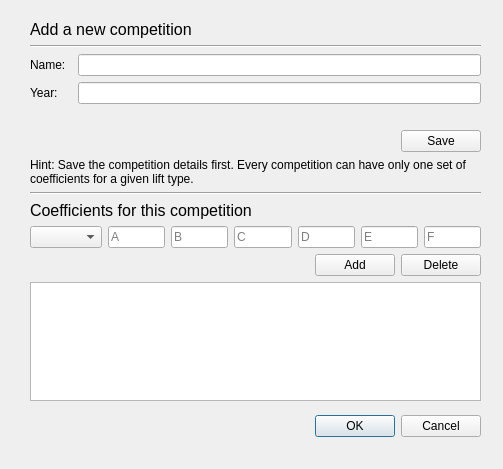
<?xml version="1.0" encoding="UTF-8"?>
<ui version="4.0">
 <class>Dialog</class>
 <widget class="QDialog" name="Dialog">
  <property name="geometry">
   <rect>
    <x>0</x>
    <y>0</y>
    <width>503</width>
    <height>469</height>
   </rect>
  </property>
  <property name="windowTitle">
   <string>New Competition</string>
  </property>
  <widget class="QDialogButtonBox" name="buttonBox">
   <property name="geometry">
    <rect>
     <x>140</x>
     <y>410</y>
     <width>341</width>
     <height>32</height>
    </rect>
   </property>
   <property name="orientation">
    <enum>Qt::Horizontal</enum>
   </property>
   <property name="standardButtons">
    <set>QDialogButtonBox::Cancel|QDialogButtonBox::Ok</set>
   </property>
  </widget>
  <widget class="QWidget" name="verticalLayoutWidget_3">
   <property name="geometry">
    <rect>
     <x>30</x>
     <y>20</y>
     <width>451</width>
     <height>381</height>
    </rect>
   </property>
   <layout class="QVBoxLayout" name="mainLayout">
    <item>
     <layout class="QVBoxLayout" name="verticalLayout">
      <item>
       <widget class="QLabel" name="main_lbl">
        <property name="font">
         <font>
          <pointsize>12</pointsize>
         </font>
        </property>
        <property name="text">
         <string>Add a new competition</string>
        </property>
        <property name="textFormat">
         <enum>Qt::RichText</enum>
        </property>
       </widget>
      </item>
      <item>
       <widget class="Line" name="line">
        <property name="orientation">
         <enum>Qt::Horizontal</enum>
        </property>
       </widget>
      </item>
      <item>
       <layout class="QFormLayout" name="formLayout">
        <property name="fieldGrowthPolicy">
         <enum>QFormLayout::AllNonFixedFieldsGrow</enum>
        </property>
        <item row="0" column="0">
         <widget class="QLabel" name="name_lbl">
          <property name="text">
           <string>Name:  </string>
          </property>
         </widget>
        </item>
        <item row="0" column="1">
         <widget class="QLineEdit" name="nameEdit"/>
        </item>
        <item row="1" column="0">
         <widget class="QLabel" name="year_lbl">
          <property name="text">
           <string>Year:</string>
          </property>
         </widget>
        </item>
        <item row="1" column="1">
         <widget class="QLineEdit" name="yearEdit"/>
        </item>
        <item row="3" column="1">
         <layout class="QHBoxLayout" name="horizontalLayout_2">
          <item>
           <spacer name="horizontalSpacer_2">
            <property name="orientation">
             <enum>Qt::Horizontal</enum>
            </property>
            <property name="sizeHint" stdset="0">
             <size>
              <width>40</width>
              <height>20</height>
             </size>
            </property>
           </spacer>
          </item>
          <item>
           <widget class="QPushButton" name="pushButton">
            <property name="text">
             <string>Save</string>
            </property>
           </widget>
          </item>
         </layout>
        </item>
        <item row="2" column="1">
         <widget class="QLabel" name="error_lbl">
          <property name="text">
           <string/>
          </property>
         </widget>
        </item>
       </layout>
      </item>
     </layout>
    </item>
    <item>
     <layout class="QVBoxLayout" name="verticalLayout_2">
      <item>
       <widget class="QLabel" name="hint_lbl">
        <property name="text">
         <string>Hint: Save the competition details first. Every competition can have only one set of coefficients for a given lift type.</string>
        </property>
        <property name="wordWrap">
         <bool>true</bool>
        </property>
       </widget>
      </item>
      <item>
       <widget class="Line" name="line_2">
        <property name="orientation">
         <enum>Qt::Horizontal</enum>
        </property>
       </widget>
      </item>
      <item>
       <widget class="QLabel" name="coeffs_lbl">
        <property name="font">
         <font>
          <pointsize>12</pointsize>
         </font>
        </property>
        <property name="text">
         <string>Coefficients for this competition</string>
        </property>
       </widget>
      </item>
      <item>
       <layout class="QHBoxLayout" name="horizontalLayout">
        <item>
         <widget class="QComboBox" name="lift_type_box"/>
        </item>
        <item>
         <widget class="QLineEdit" name="AEdit">
          <property name="placeholderText">
           <string>A</string>
          </property>
         </widget>
        </item>
        <item>
         <widget class="QLineEdit" name="BEdit">
          <property name="placeholderText">
           <string>B</string>
          </property>
         </widget>
        </item>
        <item>
         <widget class="QLineEdit" name="CEdit">
          <property name="placeholderText">
           <string>C</string>
          </property>
         </widget>
        </item>
        <item>
         <widget class="QLineEdit" name="DEdit">
          <property name="placeholderText">
           <string>D</string>
          </property>
         </widget>
        </item>
        <item>
         <widget class="QLineEdit" name="EEdit">
          <property name="placeholderText">
           <string>E</string>
          </property>
         </widget>
        </item>
        <item>
         <widget class="QLineEdit" name="FEdit">
          <property name="placeholderText">
           <string>F</string>
          </property>
         </widget>
        </item>
       </layout>
      </item>
      <item>
       <layout class="QHBoxLayout" name="horizontalLayout_3">
        <item>
         <spacer name="horizontalSpacer">
          <property name="orientation">
           <enum>Qt::Horizontal</enum>
          </property>
          <property name="sizeHint" stdset="0">
           <size>
            <width>40</width>
            <height>20</height>
           </size>
          </property>
         </spacer>
        </item>
        <item>
         <widget class="QPushButton" name="add_btn">
          <property name="text">
           <string>Add</string>
          </property>
         </widget>
        </item>
        <item>
         <widget class="QPushButton" name="del_btn">
          <property name="text">
           <string>Delete</string>
          </property>
         </widget>
        </item>
       </layout>
      </item>
      <item>
       <widget class="QTableView" name="tableView"/>
      </item>
     </layout>
    </item>
   </layout>
  </widget>
  <zorder>buttonBox</zorder>
  <zorder>verticalLayoutWidget_3</zorder>
  <zorder>main_lbl</zorder>
 </widget>
 <resources/>
 <connections>
  <connection>
   <sender>buttonBox</sender>
   <signal>accepted()</signal>
   <receiver>Dialog</receiver>
   <slot>accept()</slot>
   <hints>
    <hint type="sourcelabel">
     <x>248</x>
     <y>254</y>
    </hint>
    <hint type="destinationlabel">
     <x>157</x>
     <y>274</y>
    </hint>
   </hints>
  </connection>
  <connection>
   <sender>buttonBox</sender>
   <signal>rejected()</signal>
   <receiver>Dialog</receiver>
   <slot>reject()</slot>
   <hints>
    <hint type="sourcelabel">
     <x>316</x>
     <y>260</y>
    </hint>
    <hint type="destinationlabel">
     <x>286</x>
     <y>274</y>
    </hint>
   </hints>
  </connection>
 </connections>
</ui>
